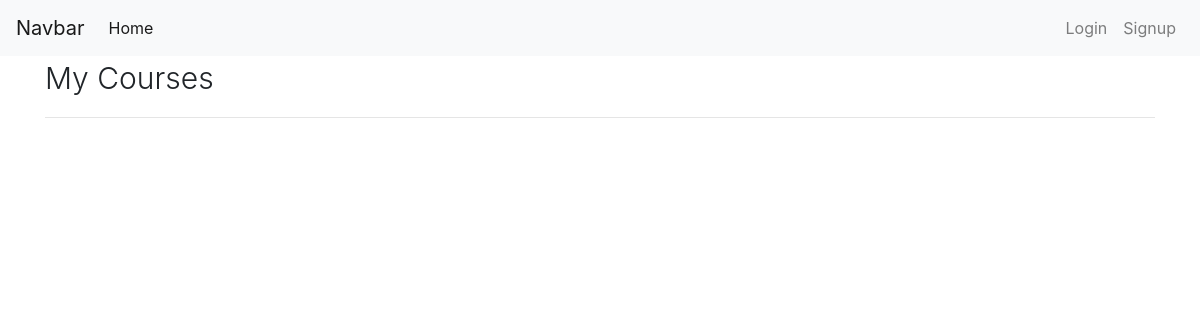
Page /my-courses (signed in) on the earlier database version.
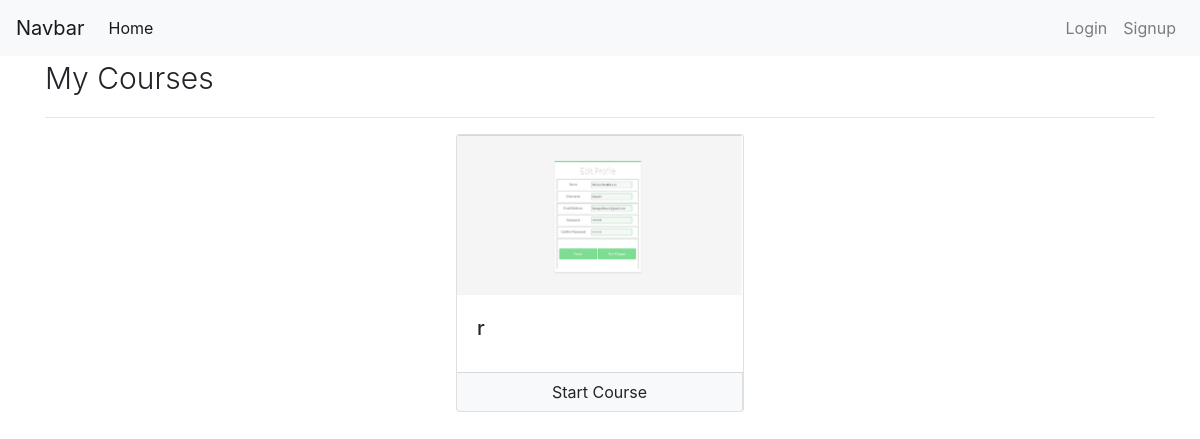
Same page on the later database version.
### notes/models.py (models this page shows, shortened)
class UserCourse(models.Model):
    user = models.ForeignKey(Customer , null = False , on_delete=models.CASCADE)
    course = models.ForeignKey(Course , null = False , on_delete=models.CASCADE)
    date = models.DateTimeField(auto_now_add=True)

class Course(models.Model):
    name = models.CharField(max_length = 50 , null = False)
    slug = models.CharField(max_length = 50 , null = False , unique = True)
    description = models.CharField(max_length = 200 , null = True)
    price = models.IntegerField(null=False)
    discount = models.IntegerField(null=False , default = 0)
    active = models.BooleanField(default = False)
    thumbnail = models.ImageField(upload_to = 'uploads/')
    date = models.DateTimeField(auto_now_add= True)
    resource = models.FileField(upload_to = "resource/")
    length = models.IntegerField(null=False)

### notes/views.py (the view)
# urls.py: path('my-courses', MyCoursesList.as_view() , name = 'my-courses'),
class MyCoursesList(ListView):
    template_name = 'user/my_courses.html'
    context_object_name = 'user_courses'
    def get_queryset(self):
        c = self.request.session.get("username")
        cus=Customer.objects.get(username=c)
        user = cus
        return UserCourse.objects.filter(user = cus)

### notes/templates/user/my_courses.html (shortened to what this page needs)
{% extends 'user/base.html' %}
{% load course_custom_tags %}
{%block content%}
<div class="container">
   <p class="display-6">My Courses </p>
   <hr>
   <div class="row">
      {% for uc in user_courses %}
      <div class="col mx-auto">
          <div class="card mx-auto" style="width: 18rem;">
              <img class="card-img-top" src="{{uc.course.thumbnail.url}}" alt="Card image cap">
              <div class="card-body">
                  <h5 class="card-title">{{uc.course.name}}</h5>
              </div>
              <div class="card-footer p-0">
                  <div class="row no-gutters">
                      <div class="col border-right">
                          <a href="/course/{{uc.course.slug}}" class="btn btn-light btn-block">Start Course</a>
                      </div>
                  </div>
              </div>
          </div>
      </div>
      {% endfor %}
  </div>
</div>
{%endblock%}

Differences in the rows shown:
added UserCourse: course.thumbnail (picture), course.name "r"
